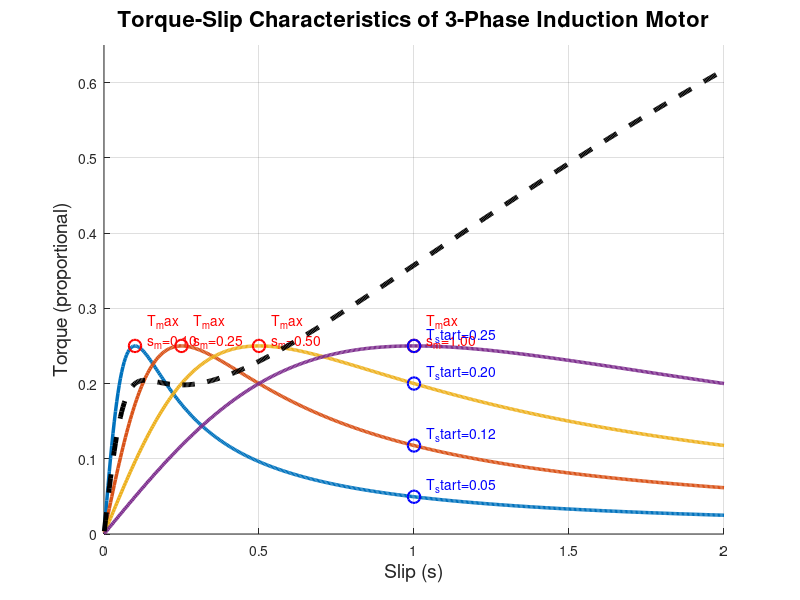

The MATLAB script that drew this image: (Note: this script raises an error after producing the figure.)
%  TORQUE-SLIP CHARACTERISTIC OF 3-PHASE INDUCTION MOTOR
clc; clear; close all;

disp('====================================================');
disp('TORQUE-SLIP CHARACTERISTIC SIMULATOR');
disp('3-Phase Induction Motor');

% ====================== PARAMETERS ======================
s = linspace(0.001, 2, 500);        % Slip range (0 to 2)
X2 = 2.0;                           % Rotor reactance at standstill (Ω)
k  = 1.0;                           % Proportionality constant (normalize torque)

% Different rotor resistances
R2_values = [0.2, 0.5, 1.0, 2.0];
labels = {'Squirrel-cage (low R2)', 'Medium', 'Wound rotor', 'High R2'};

% ====================== PLOT ======================
figure('Position', [100 100 1200 700]);
hold on;
grid on;

colors = lines(length(R2_values));   % Nice distinct colors

for i = 1:length(R2_values)
    R2 = R2_values(i);
    
    % Torque equation from lecture notes
    T = k * (s .* R2) ./ (R2.^2 + (s .* X2).^2);
    
    plot(s, T, 'LineWidth', 2.5, 'Color', colors(i,:), ...
         'DisplayName', sprintf('%s (R₂ = %.2f Ω)', labels{i}, R2));
    
    % Maximum torque point
    s_m = R2 / X2;
    T_max = k * (s_m * R2) / (R2^2 + (s_m * X2)^2);
    plot(s_m, T_max, 'ro', 'MarkerSize', 9, 'LineWidth', 1.5);
    text(s_m + 0.04, T_max + 0.02, sprintf('T_max\ns_m=%.2f', s_m), ...
         'FontSize', 10, 'Color', 'red');
    
    % Starting torque (s=1)
    T_start = k * (1 * R2) / (R2^2 + (1 * X2)^2);
    plot(1, T_start, 'bo', 'MarkerSize', 9, 'LineWidth', 1.5);
    text(1.04, T_start + 0.015, sprintf('T_start=%.2f', T_start), ...
         'FontSize', 10, 'Color', 'blue');
end

% Add double-cage / deep-bar rotor (extra feature)
R2o = 3.0; X2o = 0.5;   % Outer cage
R2i = 0.3; X2i = 3.0;   % Inner cage
To = k * (s .* R2o) ./ (R2o.^2 + (s .* X2o).^2);
Ti = k * (s .* R2i) ./ (R2i.^2 + (s .* X2i).^2);
T_total = To + Ti;
plot(s, T_total, 'k--', 'LineWidth', 3.5, 'DisplayName', 'Double-cage Rotor (Total)');

% Final plot settings
title('Torque-Slip Characteristics of 3-Phase Induction Motor', ...
      'FontSize', 16, 'FontWeight', 'bold');
xlabel('Slip (s)', 'FontSize', 14);
ylabel('Torque (proportional)', 'FontSize', 14);
xlim([0 2]);
ylim([0 0.65]);
yline(0, '--k');
xline(1, '--', 'Starting Point (s=1)', 'LabelHorizontalAlignment','center', 'LineWidth', 1.2);

legend('Location', 'best', 'FontSize', 11);
grid on;

% Force MATLAB to show the figure
drawnow;
figure(gcf);

disp('✅ Torque-Slip Characteristic Plot generated successfully!');
disp('   • Red circles  = Maximum torque points');
disp('   • Blue circles = Starting torque (s=1)');
disp('   • Black dashed = Double-cage rotor');
